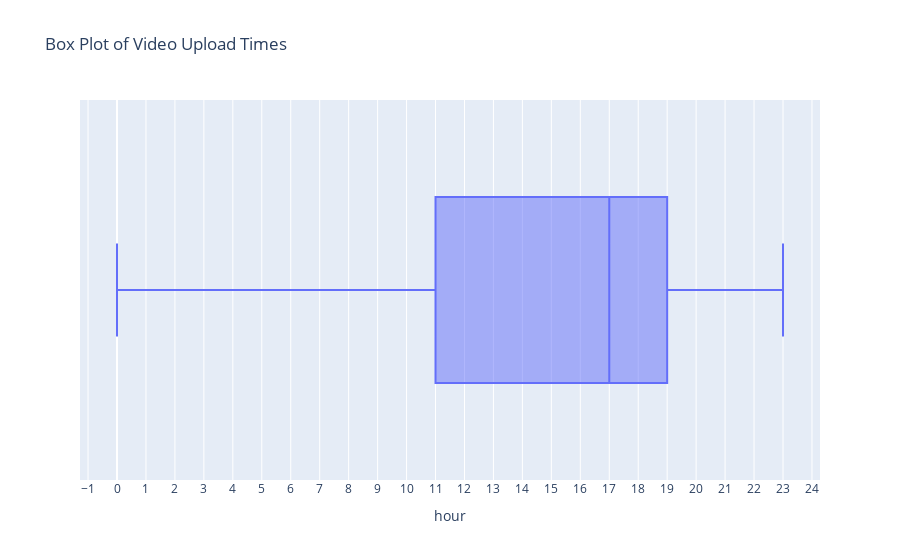

Here is the notebook cell this chart was saved with:
### Code cell
fig = px.box(upload_time, 
       x='hour', 
       title='Box Plot of Video Upload Times')
fig.update_xaxes(tickmode='linear', dtick=1)
fig.show()

### Figure 1 — Plotly figure (JSON) as saved in the notebook; plotly's stock layout.template omitted (floating-point values rounded to 4 significant figures; data arrays with more than 128 entries replaced by an {"elided": "..."} marker saying what was removed)
{"data": [{"alignmentgroup": "True", "hovertemplate": "hour=%{x}<extra></extra>", "legendgroup": "", "marker": {"color": "#636efa"}, "name": "", "notched": false, "offsetgroup": "", "orientation": "h", "showlegend": false, "type": "box", "x": {"elided": "2311 int values"}, "x0": " ", "xaxis": "x", "y0": " ", "yaxis": "y"}], "layout": {"boxmode": "group", "legend": {"tracegroupgap": 0}, "title": {"text": "Box Plot of Video Upload Times"}, "xaxis": {"anchor": "y", "domain": [0, 1], "dtick": 1, "tickmode": "linear", "title": {"text": "hour"}}, "yaxis": {"anchor": "x", "domain": [0, 1]}}}
